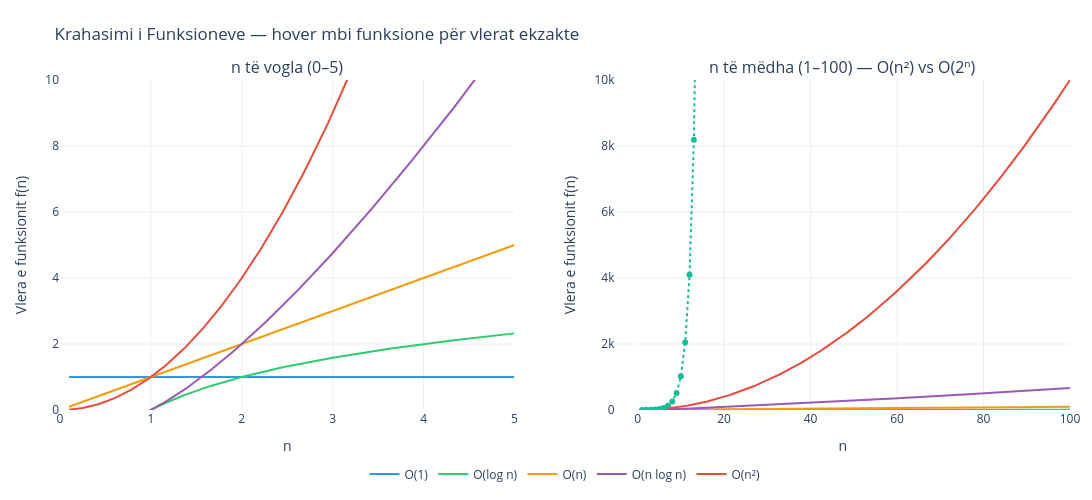

The notebook cell this image was saved under:
### Markdown cell above
# Laboratori 2 — Kompleksiteti Kohor dhe Merge Sort

## 1. Teoria

### Çfarë është Kompleksiteti Kohor?

Kompleksiteti kohor tregon se sa operacione bën një algoritëm në varësi të madhësisë së të dhënave (n).

> **Shënim:** Nuk matim kohën në sekonda (që varet nga kompjuteri), por **numrin e operacioneve**.

### Notacioni Big O — O(n)

Big O përshkruan sa shpejt rritet numri i operacioneve kur n bëhet shumë i madh.

| Notacion | Emërtimi | Shembull |
|---|---|---|
| O(1) | Konstant | Lexo elementin e parë të listës |
| O(log n) | Logaritmik | Binary Search |
| O(n) | Linear | Kërko elementin në listë |
| O(n log n) | Linearitmik | Merge Sort, Quick Sort |
| O(n²) | Kuadratik | Insertion Sort, Selection Sort |
| O(2ⁿ) | Eksponencial | Problemet rekursive naive |

### Rregulla e artë: n₀

- Për **n të vogla** (n < n₀): kompleksiteti nuk ka rëndësi të madhe
- Për **n të mëdha** (n > n₀): kompleksiteti bëhet kritik

**Pyetja kryesore:** A mund të bëjmë më mirë se O(n²)?
**Përgjigjja:** PO — Merge Sort arrin O(n log n)!

---

## Merge Sort — Renditja me Bashkim

**Ideja:** Përca e Sundo *(Divide and Conquer)*

1. **Përca** listën në dy gjysma
2. **Rëndit** secilën gjysmë (rekursivisht)
3. **Bashko** dy gjysmat e renditura

**Kompleksiteti:** O(n log n) — gjithmonë, pavarësisht nga rendi fillestar.

### Code cell
import plotly.graph_objects as go
from plotly.subplots import make_subplots
import numpy as np

n_small = np.linspace(0.1, 5, 200)
n_large = np.linspace(1, 100, 500)

funksionet = [
    ("O(1)",       lambda n: np.ones_like(n),      "#3498db"),
    ("O(log n)",   lambda n: np.log2(n),           "#2ecc71"),
    ("O(n)",       lambda n: n,                    "#f39c12"),
    ("O(n log n)", lambda n: n * np.log2(n),       "#9b59b6"),
    ("O(n²)",      lambda n: n**2,                 "#e74c3c"),
]

fig = make_subplots(rows=1, cols=2,
    subplot_titles=(
        "n të vogla (0–5)",
        "n të mëdha (1–100) — O(n²) vs O(2ⁿ)"
    ))

for name, f, color in funksionet:
    y = f(n_small)
    fig.add_trace(go.Scatter(
        x=n_small, y=y, name=name,
        line=dict(color=color, width=2),
        text=[f"n={x:.2f}<br>{name} = {v:.2f}" for x, v in zip(n_small, y)],
        hovertemplate="%{text}<extra></extra>",
        showlegend=True
    ), row=1, col=1)

for name, f, color in funksionet:
    y = f(n_large)
    fig.add_trace(go.Scatter(
        x=n_large, y=y, name=name,
        line=dict(color=color, width=2),
        text=[f"n={x:.1f}<br>{name} = {v:.1f}" for x, v in zip(n_large, y)],
        hovertemplate="%{text}<extra></extra>",
        showlegend=False
    ), row=1, col=2)

n_exp = np.arange(1, 18)
fig.add_trace(go.Scatter(
    x=n_exp, y=2**n_exp, name="O(2ⁿ)",
    line=dict(color="#1abc9c", width=2, dash="dot"),
    text=[f"n={n}<br>O(2ⁿ) = {2**n:,}" for n in n_exp],
    hovertemplate="%{text}<extra></extra>",
    showlegend=False
), row=1, col=2)

fig.update_layout(
    height=500,
    width=1100,
    margin=dict(l=60, r=20, t=80, b=60),
    title="Krahasimi i Funksioneve — hover mbi funksione për vlerat ekzakte",
    hoverlabel=dict(bgcolor="#1e1e2e", font_color="white", font_size=11),
    plot_bgcolor="white",
    hovermode="x",
    legend=dict(x=0.5, y=-0.15, orientation="h", xanchor="center")
)
fig.update_yaxes(title_text="Vlera e funksionit f(n)", gridcolor="#eeeeee", range=[0, 10], row=1, col=1)
fig.update_yaxes(title_text="Vlera e funksionit f(n)", gridcolor="#eeeeee", range=[0, 10000], row=1, col=2)
fig.update_xaxes(title_text="n", gridcolor="#eeeeee", range=[0, 5], dtick=1, row=1, col=1)
fig.update_xaxes(title_text="n", gridcolor="#eeeeee", row=1, col=2)
fig.show()

### Figure 1 — Plotly figure (JSON) as saved in the notebook; plotly's stock layout.template omitted (floating-point values rounded to 4 significant figures; data arrays with more than 128 entries replaced by an {"elided": "..."} marker saying what was removed)
{"data": [{"hovertemplate": "%{text}<extra></extra>", "line": {"color": "#3498db", "width": 2}, "name": "O(1)", "showlegend": true, "text": {"elided": "200 str values"}, "type": "scatter", "x": {"elided": "200 float values"}, "xaxis": "x", "y": {"elided": "200 float values"}, "yaxis": "y"}, {"hovertemplate": "%{text}<extra></extra>", "line": {"color": "#2ecc71", "width": 2}, "name": "O(log n)", "showlegend": true, "text": {"elided": "200 str values"}, "type": "scatter", "x": {"elided": "200 float values"}, "xaxis": "x", "y": {"elided": "200 float values"}, "yaxis": "y"}, {"hovertemplate": "%{text}<extra></extra>", "line": {"color": "#f39c12", "width": 2}, "name": "O(n)", "showlegend": true, "text": {"elided": "200 str values"}, "type": "scatter", "x": {"elided": "200 float values"}, "xaxis": "x", "y": {"elided": "200 float values"}, "yaxis": "y"}, {"hovertemplate": "%{text}<extra></extra>", "line": {"color": "#9b59b6", "width": 2}, "name": "O(n log n)", "showlegend": true, "text": {"elided": "200 str values"}, "type": "scatter", "x": {"elided": "200 float values"}, "xaxis": "x", "y": {"elided": "200 float values"}, "yaxis": "y"}, {"hovertemplate": "%{text}<extra></extra>", "line": {"color": "#e74c3c", "width": 2}, "name": "O(n²)", "showlegend": true, "text": {"elided": "200 str values"}, "type": "scatter", "x": {"elided": "200 float values"}, "xaxis": "x", "y": {"elided": "200 float values"}, "yaxis": "y"}, {"hovertemplate": "%{text}<extra></extra>", "line": {"color": "#3498db", "width": 2}, "name": "O(1)", "showlegend": false, "text": {"elided": "500 str values"}, "type": "scatter", "x": {"elided": "500 float values"}, "xaxis": "x2", "y": {"elided": "500 float values"}, "yaxis": "y2"}, {"hovertemplate": "%{text}<extra></extra>", "line": {"color": "#2ecc71", "width": 2}, "name": "O(log n)", "showlegend": false, "text": {"elided": "500 str values"}, "type": "scatter", "x": {"elided": "500 float values"}, "xaxis": "x2", "y": {"elided": "500 float values"}, "yaxis": "y2"}, {"hovertemplate": "%{text}<extra></extra>", "line": {"color": "#f39c12", "width": 2}, "name": "O(n)", "showlegend": false, "text": {"elided": "500 str values"}, "type": "scatter", "x": {"elided": "500 float values"}, "xaxis": "x2", "y": {"elided": "500 float values"}, "yaxis": "y2"}, {"hovertemplate": "%{text}<extra></extra>", "line": {"color": "#9b59b6", "width": 2}, "name": "O(n log n)", "showlegend": false, "text": {"elided": "500 str values"}, "type": "scatter", "x": {"elided": "500 float values"}, "xaxis": "x2", "y": {"elided": "500 float values"}, "yaxis": "y2"}, {"hovertemplate": "%{text}<extra></extra>", "line": {"color": "#e74c3c", "width": 2}, "name": "O(n²)", "showlegend": false, "text": {"elided": "500 str values"}, "type": "scatter", "x": {"elided": "500 float values"}, "xaxis": "x2", "y": {"elided": "500 float values"}, "yaxis": "y2"}, {"hovertemplate": "%{text}<extra></extra>", "line": {"color": "#1abc9c", "dash": "dot", "width": 2}, "name": "O(2ⁿ)", "showlegend": false, "text": ["n=1<br>O(2ⁿ) = 2", "n=2<br>O(2ⁿ) = 4", "n=3<br>O(2ⁿ) = 8", "n=4<br>O(2ⁿ) = 16", "n=5<br>O(2ⁿ) = 32", "n=6<br>O(2ⁿ) = 64", "n=7<br>O(2ⁿ) = 128", "n=8<br>O(2ⁿ) = 256", "n=9<br>O(2ⁿ) = 512", "n=10<br>O(2ⁿ) = 1,024", "n=11<br>O(2ⁿ) = 2,048", "n=12<br>O(2ⁿ) = 4,096", "n=13<br>O(2ⁿ) = 8,192", "n=14<br>O(2ⁿ) = 16,384", "n=15<br>O(2ⁿ) = 32,768", "n=16<br>O(2ⁿ) = 65,536", "n=17<br>O(2ⁿ) = 131,072"], "type": "scatter", "x": [1, 2, 3, 4, 5, 6, 7, 8, 9, 10, 11, 12, 13, 14, 15, 16, 17], "xaxis": "x2", "y": [2, 4, 8, 16, 32, 64, 128, 256, 512, 1024, 2048, 4096, 8192, 16384, 32768, 65536, 131072], "yaxis": "y2"}], "layout": {"annotations": [{"font": {"size": 16}, "showarrow": false, "text": "n të vogla (0–5)", "x": 0.225, "xanchor": "center", "xref": "paper", "y": 1, "yanchor": "bottom", "yref": "paper"}, {"font": {"size": 16}, "showarrow": false, "text": "n të mëdha (1–100) — O(n²) vs O(2ⁿ)", "x": 0.775, "xanchor": "center", "xref": "paper", "y": 1, "yanchor": "bottom", "yref": "paper"}], "height": 500, "hoverlabel": {"bgcolor": "#1e1e2e", "font": {"color": "white", "size": 11}}, "hovermode": "x", "legend": {"orientation": "h", "x": 0.5, "xanchor": "center", "y": -0.15}, "margin": {"b": 60, "l": 60, "r": 20, "t": 80}, "plot_bgcolor": "white", "title": {"text": "Krahasimi i Funksioneve — hover mbi funksione për vlerat ekzakte"}, "width": 1100, "xaxis": {"anchor": "y", "domain": [0, 0.45], "dtick": 1, "gridcolor": "#eeeeee", "range": [0, 5], "title": {"text": "n"}}, "xaxis2": {"anchor": "y2", "domain": [0.55, 1], "gridcolor": "#eeeeee", "title": {"text": "n"}}, "yaxis": {"anchor": "x", "domain": [0, 1], "gridcolor": "#eeeeee", "range": [0, 10], "title": {"text": "Vlera e funksionit f(n)"}}, "yaxis2": {"anchor": "x2", "domain": [0, 1], "gridcolor": "#eeeeee", "range": [0, 10000], "title": {"text": "Vlera e funksionit f(n)"}}}}
